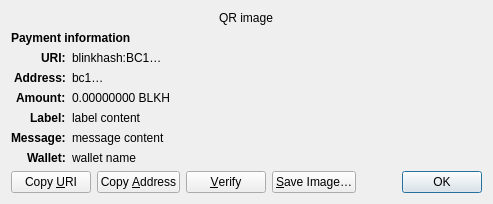
<?xml version="1.0" encoding="UTF-8"?>
<ui version="4.0">
 <class>ReceiveRequestDialog</class>
 <widget class="QDialog" name="ReceiveRequestDialog">
  <property name="geometry">
   <rect>
    <x>0</x>
    <y>0</y>
    <width>413</width>
    <height>229</height>
   </rect>
  </property>
  <property name="windowTitle">
   <string>Request payment to …</string>
  </property>
  <layout class="QGridLayout" name="gridLayout" columnstretch="0,1">
   <property name="sizeConstraint">
    <enum>QLayout::SetFixedSize</enum>
   </property>
   <item row="0" column="0" colspan="2" alignment="Qt::AlignHCenter">
    <widget class="QRImageWidget" name="qr_code">
     <property name="text">
      <string notr="true">QR image</string>
     </property>
     <property name="textInteractionFlags">
      <set>Qt::NoTextInteraction</set>
     </property>
    </widget>
   </item>
   <item row="1" column="0" colspan="2">
    <widget class="QLabel" name="payment_header">
     <property name="font">
      <font>
       <weight>75</weight>
       <bold>true</bold>
      </font>
     </property>
     <property name="text">
      <string>Payment information</string>
     </property>
     <property name="textInteractionFlags">
      <set>Qt::NoTextInteraction</set>
     </property>
    </widget>
   </item>
   <item row="2" column="0" alignment="Qt::AlignRight|Qt::AlignTop">
    <widget class="QLabel" name="uri_tag">
     <property name="font">
      <font>
       <weight>75</weight>
       <bold>true</bold>
      </font>
     </property>
     <property name="text">
      <string notr="true">URI:</string>
     </property>
     <property name="textFormat">
      <enum>Qt::PlainText</enum>
     </property>
     <property name="textInteractionFlags">
      <set>Qt::NoTextInteraction</set>
     </property>
    </widget>
   </item>
   <item row="2" column="1" alignment="Qt::AlignTop">
    <widget class="QLabel" name="uri_content">
     <property name="text">
      <string notr="true">blinkhash:BC1…</string>
     </property>
     <property name="textFormat">
      <enum>Qt::RichText</enum>
     </property>
     <property name="wordWrap">
      <bool>true</bool>
     </property>
     <property name="textInteractionFlags">
      <set>Qt::TextSelectableByMouse</set>
     </property>
    </widget>
   </item>
   <item row="3" column="0" alignment="Qt::AlignRight|Qt::AlignTop">
    <widget class="QLabel" name="address_tag">
     <property name="font">
      <font>
       <weight>75</weight>
       <bold>true</bold>
      </font>
     </property>
     <property name="text">
      <string>Address:</string>
     </property>
     <property name="textInteractionFlags">
      <set>Qt::NoTextInteraction</set>
     </property>
    </widget>
   </item>
   <item row="3" column="1" alignment="Qt::AlignTop">
    <widget class="QLabel" name="address_content">
     <property name="text">
      <string notr="true">bc1…</string>
     </property>
     <property name="textFormat">
      <enum>Qt::PlainText</enum>
     </property>
     <property name="textInteractionFlags">
      <set>Qt::TextSelectableByMouse</set>
     </property>
    </widget>
   </item>
   <item row="4" column="0" alignment="Qt::AlignRight|Qt::AlignTop">
    <widget class="QLabel" name="amount_tag">
     <property name="font">
      <font>
       <weight>75</weight>
       <bold>true</bold>
      </font>
     </property>
     <property name="text">
      <string>Amount:</string>
     </property>
     <property name="textInteractionFlags">
      <set>Qt::NoTextInteraction</set>
     </property>
    </widget>
   </item>
   <item row="4" column="1" alignment="Qt::AlignTop">
    <widget class="QLabel" name="amount_content">
     <property name="text">
      <string notr="true">0.00000000 BLKH</string>
     </property>
     <property name="textFormat">
      <enum>Qt::PlainText</enum>
     </property>
     <property name="textInteractionFlags">
      <set>Qt::TextSelectableByMouse</set>
     </property>
    </widget>
   </item>
   <item row="5" column="0" alignment="Qt::AlignRight|Qt::AlignTop">
    <widget class="QLabel" name="label_tag">
     <property name="font">
      <font>
       <weight>75</weight>
       <bold>true</bold>
      </font>
     </property>
     <property name="text">
      <string>Label:</string>
     </property>
     <property name="textInteractionFlags">
      <set>Qt::NoTextInteraction</set>
     </property>
    </widget>
   </item>
   <item row="5" column="1" alignment="Qt::AlignTop">
    <widget class="QLabel" name="label_content">
     <property name="text">
      <string notr="true">label content</string>
     </property>
     <property name="textFormat">
      <enum>Qt::PlainText</enum>
     </property>
     <property name="wordWrap">
      <bool>true</bool>
     </property>
     <property name="textInteractionFlags">
      <set>Qt::TextSelectableByMouse</set>
     </property>
    </widget>
   </item>
   <item row="6" column="0" alignment="Qt::AlignRight|Qt::AlignTop">
    <widget class="QLabel" name="message_tag">
     <property name="font">
      <font>
       <weight>75</weight>
       <bold>true</bold>
      </font>
     </property>
     <property name="text">
      <string>Message:</string>
     </property>
     <property name="textInteractionFlags">
      <set>Qt::NoTextInteraction</set>
     </property>
    </widget>
   </item>
   <item row="6" column="1" alignment="Qt::AlignTop">
    <widget class="QLabel" name="message_content">
     <property name="text">
      <string notr="true">message content</string>
     </property>
     <property name="textFormat">
      <enum>Qt::PlainText</enum>
     </property>
     <property name="wordWrap">
      <bool>true</bool>
     </property>
     <property name="textInteractionFlags">
      <set>Qt::TextSelectableByMouse</set>
     </property>
    </widget>
   </item>
   <item row="7" column="0" alignment="Qt::AlignRight|Qt::AlignTop">
    <widget class="QLabel" name="wallet_tag">
     <property name="font">
      <font>
       <weight>75</weight>
       <bold>true</bold>
      </font>
     </property>
     <property name="text">
      <string>Wallet:</string>
     </property>
     <property name="textInteractionFlags">
      <set>Qt::NoTextInteraction</set>
     </property>
    </widget>
   </item>
   <item row="7" column="1" alignment="Qt::AlignTop">
    <widget class="QLabel" name="wallet_content">
     <property name="text">
      <string notr="true">wallet name</string>
     </property>
     <property name="textFormat">
      <enum>Qt::PlainText</enum>
     </property>
     <property name="wordWrap">
      <bool>true</bool>
     </property>
     <property name="textInteractionFlags">
      <set>Qt::TextSelectableByMouse</set>
     </property>
    </widget>
   </item>
   <item row="8" column="0" colspan="2">
    <layout class="QHBoxLayout" name="horizontalLayout">
     <item>
      <widget class="QPushButton" name="btnCopyURI">
       <property name="text">
        <string>Copy &amp;URI</string>
       </property>
       <property name="autoDefault">
        <bool>false</bool>
       </property>
      </widget>
     </item>
     <item>
      <widget class="QPushButton" name="btnCopyAddress">
       <property name="text">
        <string>Copy &amp;Address</string>
       </property>
       <property name="autoDefault">
        <bool>false</bool>
       </property>
      </widget>
     </item>
     <item>
      <widget class="QPushButton" name="btnVerify">
       <property name="text">
        <string>&amp;Verify</string>
       </property>
       <property name="toolTip">
        <string>Verify this address on e.g. a hardware wallet screen</string>
       </property>
       <property name="autoDefault">
        <bool>false</bool>
       </property>
      </widget>
     </item>
     <item>
      <widget class="QPushButton" name="btnSaveAs">
       <property name="text">
        <string>&amp;Save Image…</string>
       </property>
       <property name="autoDefault">
        <bool>false</bool>
       </property>
      </widget>
     </item>
     <item>
      <spacer name="horizontalSpacer_2">
       <property name="orientation">
        <enum>Qt::Horizontal</enum>
       </property>
       <property name="sizeHint" stdset="0">
        <size>
         <width>40</width>
         <height>20</height>
        </size>
       </property>
      </spacer>
     </item>
     <item>
      <widget class="QDialogButtonBox" name="buttonBox">
       <property name="focusPolicy">
        <enum>Qt::StrongFocus</enum>
       </property>
       <property name="standardButtons">
        <set>QDialogButtonBox::Ok</set>
       </property>
      </widget>
     </item>
    </layout>
   </item>
  </layout>
 </widget>
 <customwidgets>
  <customwidget>
   <class>QRImageWidget</class>
   <extends>QLabel</extends>
   <header>qt/qrimagewidget.h</header>
  </customwidget>
 </customwidgets>
 <tabstops>
  <tabstop>buttonBox</tabstop>
  <tabstop>btnCopyURI</tabstop>
  <tabstop>btnCopyAddress</tabstop>
  <tabstop>btnSaveAs</tabstop>
 </tabstops>
 <resources/>
 <connections>
  <connection>
   <sender>buttonBox</sender>
   <signal>accepted()</signal>
   <receiver>ReceiveRequestDialog</receiver>
   <slot>accept()</slot>
   <hints>
    <hint type="sourcelabel">
     <x>135</x>
     <y>230</y>
    </hint>
    <hint type="destinationlabel">
     <x>135</x>
     <y>126</y>
    </hint>
   </hints>
  </connection>
 </connections>
</ui>
